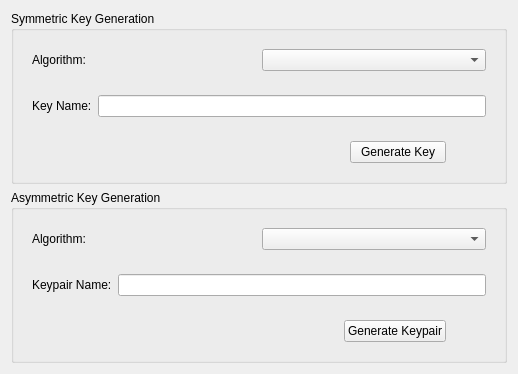
      <widget class="QWidget" name="tabKeyGeneration">
       <attribute name="title">
        <string>Key Generation</string>
       </attribute>
       <layout class="QVBoxLayout" name="verticalLayout_7">
        <item>
         <widget class="QGroupBox" name="gbSymmKeyGen">
          <property name="title">
           <string>Symmetric Key Generation</string>
          </property>
          <layout class="QVBoxLayout" name="verticalLayout_17">
           <item>
            <widget class="QWidget" name="rowSymmKeyAlgSelect" native="true">
             <layout class="QHBoxLayout" name="horizontalLayout_10">
              <item>
               <widget class="QLabel" name="lblSymmKeyAlgSelect">
                <property name="text">
                 <string>Algorithm:</string>
                </property>
               </widget>
              </item>
              <item>
               <widget class="QComboBox" name="cbSymmKeyAlgSelect"/>
              </item>
             </layout>
            </widget>
           </item>
           <item>
            <widget class="QWidget" name="rowSymmKeyName" native="true">
             <layout class="QHBoxLayout" name="horizontalLayout_11">
              <item>
               <widget class="QLabel" name="lblSymmKeyName">
                <property name="text">
                 <string>Key Name:</string>
                </property>
               </widget>
              </item>
              <item>
               <widget class="QLineEdit" name="leSymmKeyName"/>
              </item>
             </layout>
            </widget>
           </item>
           <item>
            <widget class="QWidget" name="rowGenSymmKeyAction" native="true">
             <layout class="QHBoxLayout" name="horizontalLayout_12">
              <item>
               <spacer name="spcGenSymmKeyLeft">
                <property name="orientation">
                 <enum>Qt::Orientation::Vertical</enum>
                </property>
                <property name="sizeHint" stdset="0">
                 <size>
                  <width>318</width>
                  <height>20</height>
                 </size>
                </property>
               </spacer>
              </item>
              <item>
               <widget class="QPushButton" name="btnGenSymmKey">
                <property name="text">
                 <string>Generate Key</string>
                </property>
               </widget>
              </item>
              <item>
               <spacer name="spcGenSymmKeyRight">
                <property name="orientation">
                 <enum>Qt::Orientation::Vertical</enum>
                </property>
                <property name="sizeHint" stdset="0">
                 <size>
                  <width>40</width>
                  <height>20</height>
                 </size>
                </property>
               </spacer>
              </item>
             </layout>
            </widget>
           </item>
          </layout>
         </widget>
        </item>
        <item>
         <widget class="QGroupBox" name="gbKeypairGen">
          <property name="title">
           <string>Asymmetric Key Generation</string>
          </property>
          <layout class="QVBoxLayout" name="verticalLayout_18">
           <item>
            <widget class="QWidget" name="rowKeypairAlgSelect" native="true">
             <layout class="QHBoxLayout" name="horizontalLayout_13">
              <item>
               <widget class="QLabel" name="lblKeypairAlgSelect">
                <property name="text">
                 <string>Algorithm:</string>
                </property>
               </widget>
              </item>
              <item>
               <widget class="QComboBox" name="cbKeypairAlgSelect"/>
              </item>
             </layout>
            </widget>
           </item>
           <item>
            <widget class="QWidget" name="rowKeypairName" native="true">
             <layout class="QHBoxLayout" name="horizontalLayout_22">
              <item>
               <widget class="QLabel" name="lblKeypairName">
                <property name="text">
                 <string>Keypair Name:</string>
                </property>
               </widget>
              </item>
              <item>
               <widget class="QLineEdit" name="leKeypairName"/>
              </item>
             </layout>
            </widget>
           </item>
           <item>
            <widget class="QWidget" name="rowKeypairGenAction" native="true">
             <layout class="QHBoxLayout" name="horizontalLayout_23">
              <item>
               <spacer name="spcAsymmKeyGenLeft">
                <property name="orientation">
                 <enum>Qt::Orientation::Vertical</enum>
                </property>
                <property name="sizeHint" stdset="0">
                 <size>
                  <width>312</width>
                  <height>20</height>
                 </size>
                </property>
               </spacer>
              </item>
              <item>
               <widget class="QPushButton" name="btnKeypairGen">
                <property name="text">
                 <string>Generate Keypair</string>
                </property>
               </widget>
              </item>
              <item>
               <spacer name="spcAsymmKeyGenRight">
                <property name="orientation">
                 <enum>Qt::Orientation::Vertical</enum>
                </property>
                <property name="sizeHint" stdset="0">
                 <size>
                  <width>40</width>
                  <height>20</height>
                 </size>
                </property>
               </spacer>
              </item>
             </layout>
            </widget>
           </item>
          </layout>
         </widget>
        </item>
       </layout>
      </widget>
